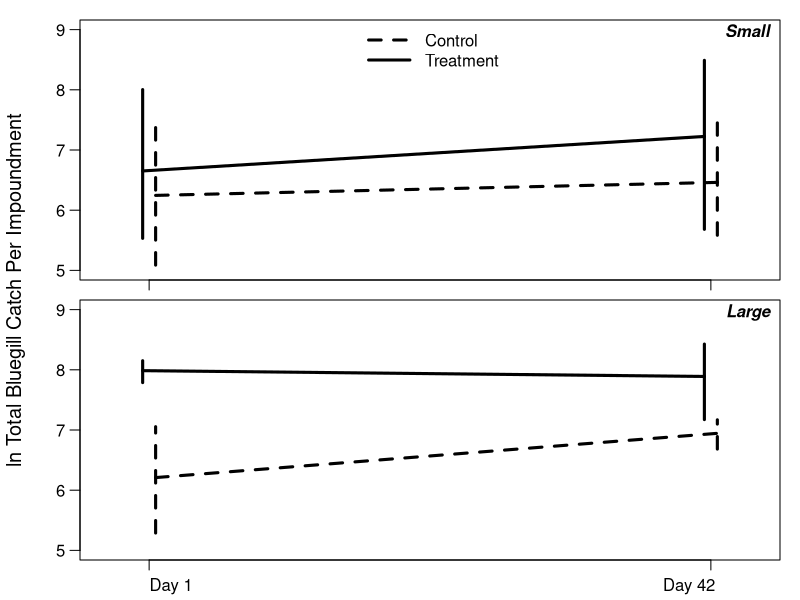

Source code (R):

dat = read.csv("blue_seine.csv", stringsAsFactors = F)

datsub = dat[dat$period %in% c("before", "followup") & dat$event %in% c(1,3),]
unique(datsub$event)
unique(datsub$period)

df = aggregate(datsub['count'], list(lake = datsub$lake, period = datsub$period, 
                                  type = datsub$type, event = datsub$event, 
                                  year = datsub$year, size = datsub$size_class), sum)
df$count = log(df$count)
df$period = as.factor(df$period); df$period = relevel(df$period, ref = "before")
sml_mean = with(subset(df, size == "small"), tapply(count, list(period, type), mean))
sml_lwr = with(subset(df, size == "small"), tapply(count, list(period, type), function(x) quantile(x, 0.1)))
sml_upr = with(subset(df, size == "small"), tapply(count, list(period, type), function(x) quantile(x, 0.9)))
big_mean = with(subset(df, size == "big"), tapply(count, list(period, type), mean))
big_lwr = with(subset(df, size == "big"), tapply(count, list(period, type), function(x) quantile(x, 0.1)))
big_upr = with(subset(df, size == "big"), tapply(count, list(period, type), function(x) quantile(x, 0.9)))

ppi = 600
x = c(0.85,2.15)
xc = x + 0.015
xt = x - 0.015
png("blue_day1_42_log.png", h = 7 * ppi, w = 4 * ppi, res = ppi)
par(mfrow = c(2,1), mar = c(0.5,1,0.5,1), oma = c(1.5,3,0.5,0), cex.axis = 1, cex.lab = 1.2, mgp = c(1,0.75,0))
plot(x = 1, y = 1, type = "n", xlab = "", ylab = "", xlim = c(0.75,2.25), ylim = range(seq(5,9,1)), las = 1, xaxt = "n")    
usr = par("usr"); xdiff = usr[2] - usr[1]; ydiff = usr[4] - usr[3]
points(sml_mean[,"control"] ~ xc, type = "l", pch = 16, lwd = 3, cex = 1.2, lty = 2)
points(sml_mean[,"treat"] ~ xt, type = "l", pch = 16, lwd = 3, cex = 1.2)
arrows(xc, sml_lwr[,"control"], xc, sml_upr[,"control"], length = 0, lwd = 3, lty = 2)
arrows(xt, sml_lwr[,"treat"], xt, sml_upr[,"treat"], length = 0, lwd = 3)
axis(side = 1, at = x, labels = rep("", 2))
legend("top", legend = c("Control", "Treatment"), seg.len = c(2.75,2.75),
       bty = "n", lty = c(2,1), lwd = c(3,3))
text(x = usr[2] - xdiff * 0, y = usr[4] - ydiff * 0.05, pos = 2, "Small", font = 4)

plot(x = 1, y = 1, type = "n", xlab = "", ylab = "", xlim = c(0.75,2.25), ylim = range(seq(5,9,1)),las = 1, xaxt = "n")     
usr = par("usr"); xdiff = usr[2] - usr[1]; ydiff = usr[4] - usr[3]
points(big_mean[,"control"] ~ xc, type = "l", pch = 16, lwd = 3, cex = 1.2, lty = 2)
points(big_mean[,"treat"] ~ xt, type = "l", pch = 16, lwd = 3, cex = 1.2)
arrows(xc, big_lwr[,"control"], xc, big_upr[,"control"], length = 0, lwd = 3, lty = 2)
arrows(xt, big_lwr[,"treat"], xt, big_upr[,"treat"], length = 0, lwd = 3)
axis(side = 1, at = x, labels = rep("", 2))
text(x = usr[2] - xdiff * 0, y = usr[4] - ydiff * 0.05, pos = 2, "Large", font = 4)
mtext(side = 2, outer = T, "ln Total Bluegill Catch Per Impoundment", line = 1.75, cex = 1.2)                                                       
mtext(side = 1, at = c(0.15,0.85), line = 0.25, outer = T, text = c("Day 1", "Day 42"), xpd = T, cex = 1)
dev.off()
